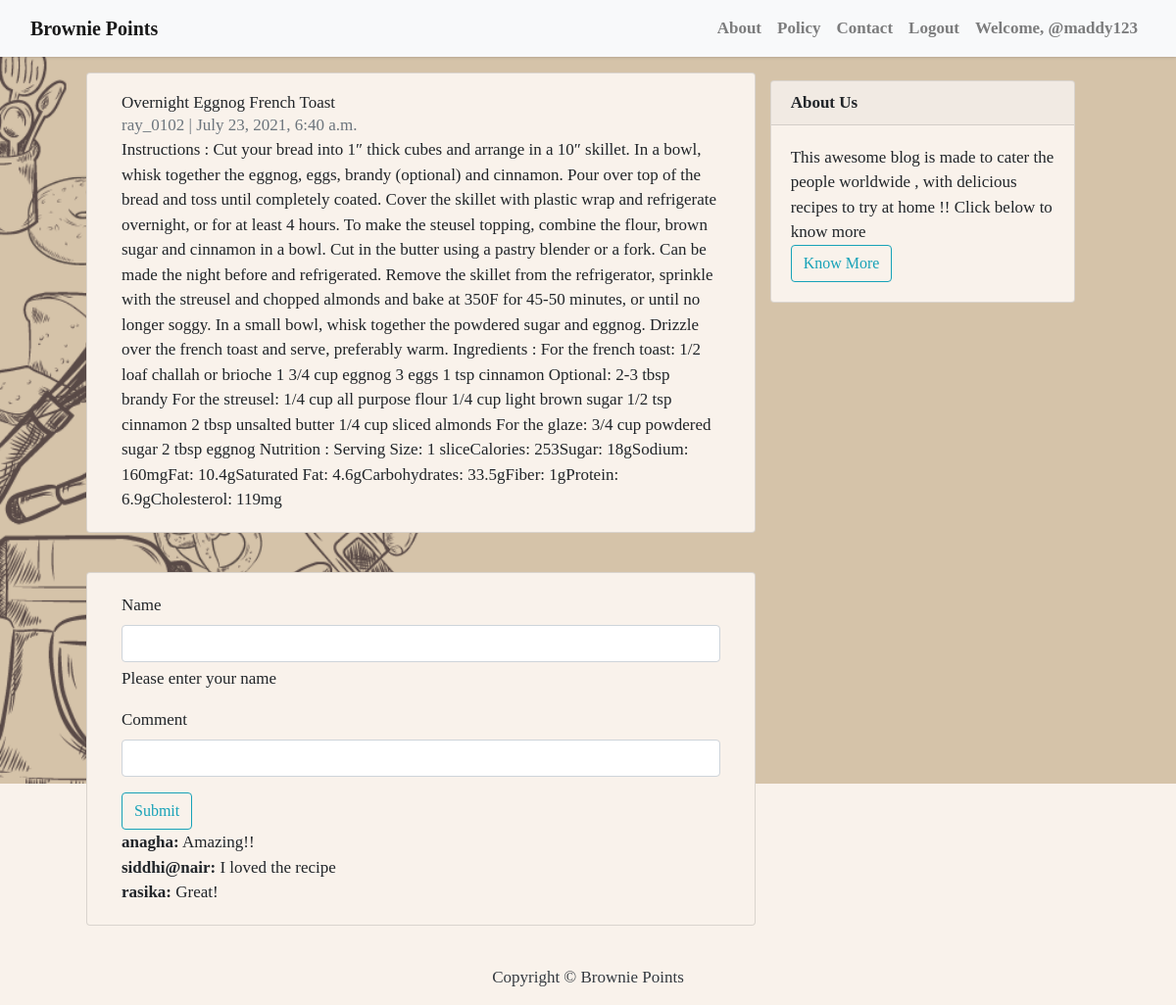
/blog/10 (signed in), run on the app's committed database.
### blog/models.py (models this page shows, shortened)
class Post(models.Model):
    id = models.IntegerField(primary_key=True)
    title = models.CharField(max_length=200, unique=True)
    slug = models.SlugField(max_length=200, unique=True)
    author = models.ForeignKey(User, on_delete= models.CASCADE,related_name='blog_posts')
    updated_on = models.DateTimeField(auto_now= True)
    content = models.TextField()
    created_on = models.DateTimeField(auto_now_add=True)
    status = models.IntegerField(choices=STATUS, default=0)
    image = models.ImageField(upload_to='images', default='mysite\blog\static\img\bg2.png')
    class Meta:
        ordering = ['-created_on']
    class Meta:
        db_table = "myapp_image"

class CommentModel(models.Model):
    your_name = models.CharField(max_length=20)
    comment_text = models.TextField()
    blog = models.ForeignKey('Post', on_delete=models.CASCADE)

### blog/views.py (the view)
# urls.py: path('blog/<int:_id>', BlogDetailView, name='post_detail'),
def BlogDetailView(request,_id):
    try:
        data =Post.objects.get(id =_id)
        comments = CommentModel.objects.filter(blog = data)
    except Post.DoesNotExist:
        raise Http404('Data does not exist')
    if request.method == 'POST':
        your_name=request.POST.get('your_name')
        comment_text=request.POST.get('comment_text')
        comment=CommentModel(your_name=your_name,comment_text=comment_text,blog=data)
        comment.save()
        return redirect(f'/blog/{_id}')
    context = {
            'data':data,
            'comments':comments,
        }
    return render(request,'post_detail.html',context)

### blog/templates/post_detail.html (shortened to what this page needs)
{% extends 'base.html' %} {% block content %}
<div class="container">
  <div class="row">
    <div class="col-md-8 card mb-4 mt-3 left top">
      <div class="card-body">
        <h1>{% block title %} {{ data.title }} {% endblock title %}</h1>
        <p class="text-muted">{{ data.author }} | {{ data.created_on }}</p>
        <p class="card-text">{{ data.content | safe }}</p>
      </div>
    </div>
     {% block sidebar %} {% include 'sidebar.html' %} {% endblock sidebar %}
  </div>
</div>
<div class="container">
  <div class="row">
    <div class="col-md-8 card mb-4 mt-3 left top">
      <div class="card-body">
    <form method="post">
      <div class="mb-3">
        <label for="exampleInputEmail1" class="form-label">Name</label>
        <input type="name" name="your_name" class="form-control" id="exampleInputEmail1" aria-describedby="emailHelp">
        <div id="emailHelp" class="form-text">Please enter your name</div>
      </div>
      <div class="mb-3">
        <label for="exampleInputPassword1" class="form-label">Comment</label>
        <input type="text" class="form-control" name="comment_text" id="exampleInputPassword1">
      </div>
      <button type="submit" class="btn btn-outline-info" >Submit</button>
    </form>
 {%for comment in comments%}
    <p><strong>{{comment.your_name}}:</strong> {{comment.comment_text}}</p>
    {%endfor %}
  </div>
</div>
</div>
</div>
{% endblock content %}

### blog/templates/base.html (shortened to what this page needs)
{% load static %}
<!DOCTYPE html>
<html>
    <head>
        <link rel="stylesheet" href="https://maxcdn.bootstrapcdn.com/bootstrap/4.0.0/css/bootstrap.min.css"
 />
        <link href="https://unpkg.com/tailwindcss@%5E1.0/dist/tailwind.min.css" rel="stylesheet">
    </head>
    <body  id='bg' style="background-image:url('{% static 'img/3.png' %}');" >
{% block base%}
        <nav class="navbar navbar-expand-lg navbar-light bg-light shadow" id="mainNav" style="background-image:url('{% static 'img/logo2.png' %}');">
            <div class="container-fluid">
                <a class="navbar-brand font-weight-bold" href="{% url 'home' %}">Brownie Points</a>
                <div class="collapse navbar-collapse" id="navbarResponsive">
                    <ul class="navbar-nav ml-auto">
                        <li class="nav-item text-black">
                            <a class="nav-link text-black font-weight-bold" href="{% url 'about_us' %}">About</a>
                        </li>
                        <li class="nav-item text-black">
                            <a class="nav-link text-black font-weight-bold" href="{% url 'policy' %}">Policy</a>
                        </li>
                        <li class="nav-item text-black">
                            <a class="nav-link text-black font-weight-bold" href="{% url 'contact' %}">Contact</a>
                        </li>
                        {% if user.is_authenticated %}
                        <li class="nav-item text-black">
                            <a class="nav-link text-black font-weight-bold" href="/logout">Logout</a>
                        </li>
                        <li class="nav-item text-black">
                            <a class="nav-link text-black font-weight-bold" href="#">Welcome, {{user.username}}</a>
                        </li>
                        {% else %}
                        <li class="nav-item text-black">
                            <a class="nav-link text-black font-weight-bold" href="/login">Login</a>
                        </li>
                        {% endif %}
                    </ul>
                </div>
            </div>
        </nav>
        {% block content %}{% endblock content %}
        <footer class="py-3 bg-grey">
            <p class="m-0 text-dark text-center ">Copyright &copy; Brownie Points</p>
        </footer>
    </body>
</html>
{% endblock base%}

### blog/templates/sidebar.html (style rules this page uses)
.card { background-color: #f9f2eb; }

### data on the page
Post: title "Overnight Eggnog French Toast", author "ray_0102", created_on "July 23, 2021, 6:40 a.m.", content "Instructions : Cut your bread into 1″ thick cubes and arrange in a 10″ skillet. In a bowl, whisk together the eggnog, eggs, brandy (optional) and cinnamon. Pour over top of the bread and toss until completely coated. Cover the skillet with plastic wrap and refrigerate overnight, or for at least 4 hours. To make the steusel topping, combine the flour, brown sugar and cinnamon in a bowl. Cut in the butter using a pastry blender or a fork. Can be made the night before and refrigerated. Remove the skillet from the refrigerator, sprinkle with the streusel and chopped almonds and bake at 350F for 45-50 minutes, or until no longer soggy. In a small bowl, whisk together the powdered sugar and…"
CommentModel: your_name "anagha", comment_text "Amazing!!"
CommentModel: your_name "siddhi@nair", comment_text "I loved the recipe"
CommentModel: your_name "rasika", comment_text "Great!"

### other printed values
{{ user.username }} "@maddy123"
